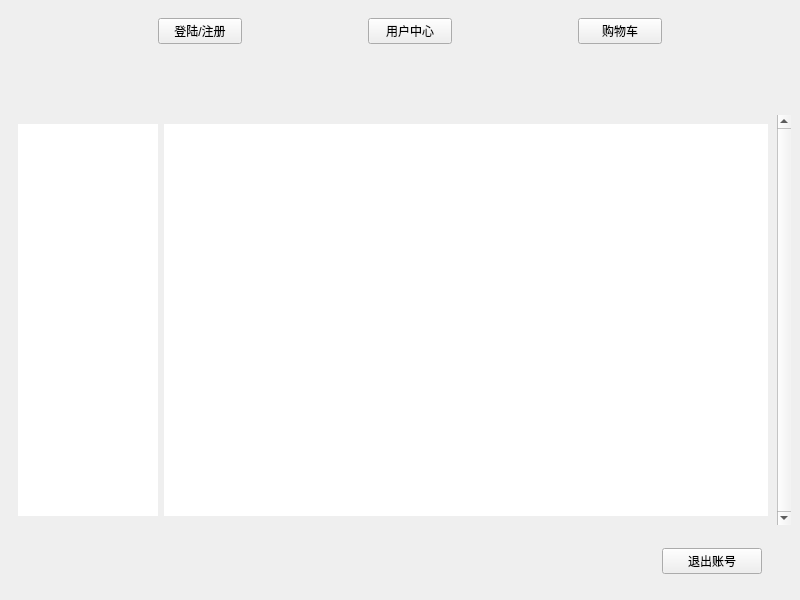
<?xml version="1.0" encoding="UTF-8"?>
<ui version="4.0">
 <class>MainWindow</class>
 <widget class="QMainWindow" name="MainWindow">
  <property name="geometry">
   <rect>
    <x>0</x>
    <y>0</y>
    <width>800</width>
    <height>600</height>
   </rect>
  </property>
  <property name="sizePolicy">
   <sizepolicy hsizetype="Fixed" vsizetype="Fixed">
    <horstretch>0</horstretch>
    <verstretch>0</verstretch>
   </sizepolicy>
  </property>
  <property name="minimumSize">
   <size>
    <width>800</width>
    <height>600</height>
   </size>
  </property>
  <property name="maximumSize">
   <size>
    <width>800</width>
    <height>600</height>
   </size>
  </property>
  <property name="windowTitle">
   <string>首页</string>
  </property>
  <widget class="QWidget" name="centralwidget">
   <layout class="QVBoxLayout" name="verticalLayout">
    <item>
     <widget class="QWidget" name="widget_menu" native="true">
      <property name="sizePolicy">
       <sizepolicy hsizetype="Preferred" vsizetype="Fixed">
        <horstretch>0</horstretch>
        <verstretch>0</verstretch>
       </sizepolicy>
      </property>
      <property name="maximumSize">
       <size>
        <width>16777215</width>
        <height>60</height>
       </size>
      </property>
      <property name="styleSheet">
       <string notr="true"/>
      </property>
      <layout class="QHBoxLayout" name="horizontalLayout">
       <item>
        <spacer name="horizontalSpacer">
         <property name="orientation">
          <enum>Qt::Horizontal</enum>
         </property>
         <property name="sizeType">
          <enum>QSizePolicy::Preferred</enum>
         </property>
         <property name="sizeHint" stdset="0">
          <size>
           <width>140</width>
           <height>20</height>
          </size>
         </property>
        </spacer>
       </item>
       <item>
        <widget class="QPushButton" name="btn_login">
         <property name="text">
          <string>登陆/注册</string>
         </property>
         <property name="flat">
          <bool>false</bool>
         </property>
        </widget>
       </item>
       <item>
        <spacer name="horizontalSpacer_2">
         <property name="orientation">
          <enum>Qt::Horizontal</enum>
         </property>
         <property name="sizeType">
          <enum>QSizePolicy::Preferred</enum>
         </property>
         <property name="sizeHint" stdset="0">
          <size>
           <width>120</width>
           <height>20</height>
          </size>
         </property>
        </spacer>
       </item>
       <item>
        <widget class="QPushButton" name="btn_userCenter">
         <property name="text">
          <string>用户中心</string>
         </property>
         <property name="flat">
          <bool>false</bool>
         </property>
        </widget>
       </item>
       <item>
        <spacer name="horizontalSpacer_4">
         <property name="orientation">
          <enum>Qt::Horizontal</enum>
         </property>
         <property name="sizeType">
          <enum>QSizePolicy::Preferred</enum>
         </property>
         <property name="sizeHint" stdset="0">
          <size>
           <width>120</width>
           <height>20</height>
          </size>
         </property>
        </spacer>
       </item>
       <item>
        <widget class="QPushButton" name="btn_chart">
         <property name="text">
          <string>购物车</string>
         </property>
         <property name="flat">
          <bool>false</bool>
         </property>
        </widget>
       </item>
       <item>
        <spacer name="horizontalSpacer_6">
         <property name="orientation">
          <enum>Qt::Horizontal</enum>
         </property>
         <property name="sizeType">
          <enum>QSizePolicy::Preferred</enum>
         </property>
         <property name="sizeHint" stdset="0">
          <size>
           <width>120</width>
           <height>20</height>
          </size>
         </property>
        </spacer>
       </item>
      </layout>
     </widget>
    </item>
    <item alignment="Qt::AlignHCenter|Qt::AlignVCenter">
     <widget class="QWidget" name="widget_4" native="true">
      <property name="sizePolicy">
       <sizepolicy hsizetype="Fixed" vsizetype="Fixed">
        <horstretch>0</horstretch>
        <verstretch>0</verstretch>
       </sizepolicy>
      </property>
      <property name="minimumSize">
       <size>
        <width>782</width>
        <height>50</height>
       </size>
      </property>
      <property name="maximumSize">
       <size>
        <width>16777215</width>
        <height>40</height>
       </size>
      </property>
      <layout class="QHBoxLayout" name="horizontalLayout_2">
       <item>
        <spacer name="horizontalSpacer_5">
         <property name="orientation">
          <enum>Qt::Horizontal</enum>
         </property>
         <property name="sizeType">
          <enum>QSizePolicy::Fixed</enum>
         </property>
         <property name="sizeHint" stdset="0">
          <size>
           <width>150</width>
           <height>20</height>
          </size>
         </property>
        </spacer>
       </item>
       <item>
        <widget class="QWidget" name="widget_search" native="true">
         <property name="minimumSize">
          <size>
           <width>0</width>
           <height>38</height>
          </size>
         </property>
        </widget>
       </item>
      </layout>
     </widget>
    </item>
    <item>
     <widget class="QScrollArea" name="scrollArea">
      <property name="frameShape">
       <enum>QFrame::NoFrame</enum>
      </property>
      <property name="verticalScrollBarPolicy">
       <enum>Qt::ScrollBarAlwaysOn</enum>
      </property>
      <property name="widgetResizable">
       <bool>true</bool>
      </property>
      <widget class="QWidget" name="scrollAreaWidgetContents">
       <property name="geometry">
        <rect>
         <x>0</x>
         <y>0</y>
         <width>756</width>
         <height>402</height>
        </rect>
       </property>
       <layout class="QHBoxLayout" name="horizontalLayout_3">
        <item>
         <widget class="QListWidget" name="listWidget">
          <property name="maximumSize">
           <size>
            <width>140</width>
            <height>16777215</height>
           </size>
          </property>
          <property name="styleSheet">
           <string notr="true"/>
          </property>
          <property name="frameShape">
           <enum>QFrame::NoFrame</enum>
          </property>
          <property name="horizontalScrollBarPolicy">
           <enum>Qt::ScrollBarAsNeeded</enum>
          </property>
          <property name="editTriggers">
           <set>QAbstractItemView::NoEditTriggers</set>
          </property>
          <property name="resizeMode">
           <enum>QListView::Adjust</enum>
          </property>
          <property name="spacing">
           <number>8</number>
          </property>
         </widget>
        </item>
        <item>
         <widget class="QWidget" name="widget" native="true">
          <property name="styleSheet">
           <string notr="true">background: white;</string>
          </property>
         </widget>
        </item>
       </layout>
      </widget>
     </widget>
    </item>
    <item>
     <widget class="QWidget" name="widget_buttom" native="true">
      <property name="sizePolicy">
       <sizepolicy hsizetype="Preferred" vsizetype="Fixed">
        <horstretch>0</horstretch>
        <verstretch>0</verstretch>
       </sizepolicy>
      </property>
      <property name="minimumSize">
       <size>
        <width>0</width>
        <height>60</height>
       </size>
      </property>
      <layout class="QHBoxLayout" name="horizontalLayout_4">
       <item>
        <widget class="QLabel" name="label_6">
         <property name="text">
          <string/>
         </property>
        </widget>
       </item>
       <item>
        <widget class="QPushButton" name="btn_logout">
         <property name="maximumSize">
          <size>
           <width>100</width>
           <height>16777215</height>
          </size>
         </property>
         <property name="text">
          <string>退出账号</string>
         </property>
        </widget>
       </item>
       <item>
        <spacer name="horizontalSpacer_7">
         <property name="orientation">
          <enum>Qt::Horizontal</enum>
         </property>
         <property name="sizeType">
          <enum>QSizePolicy::Fixed</enum>
         </property>
         <property name="sizeHint" stdset="0">
          <size>
           <width>20</width>
           <height>20</height>
          </size>
         </property>
        </spacer>
       </item>
      </layout>
     </widget>
    </item>
   </layout>
  </widget>
 </widget>
 <resources/>
 <connections/>
</ui>
